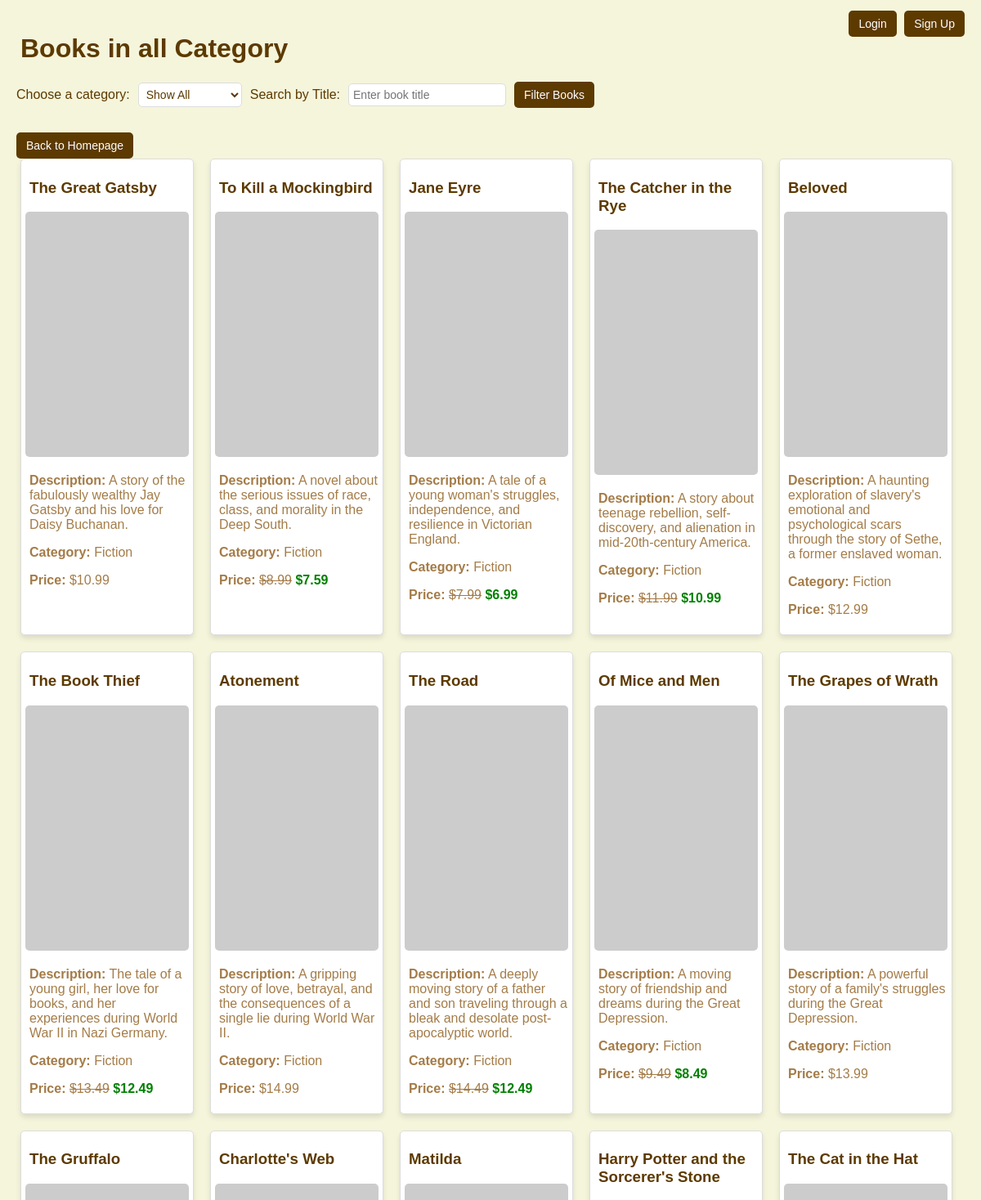
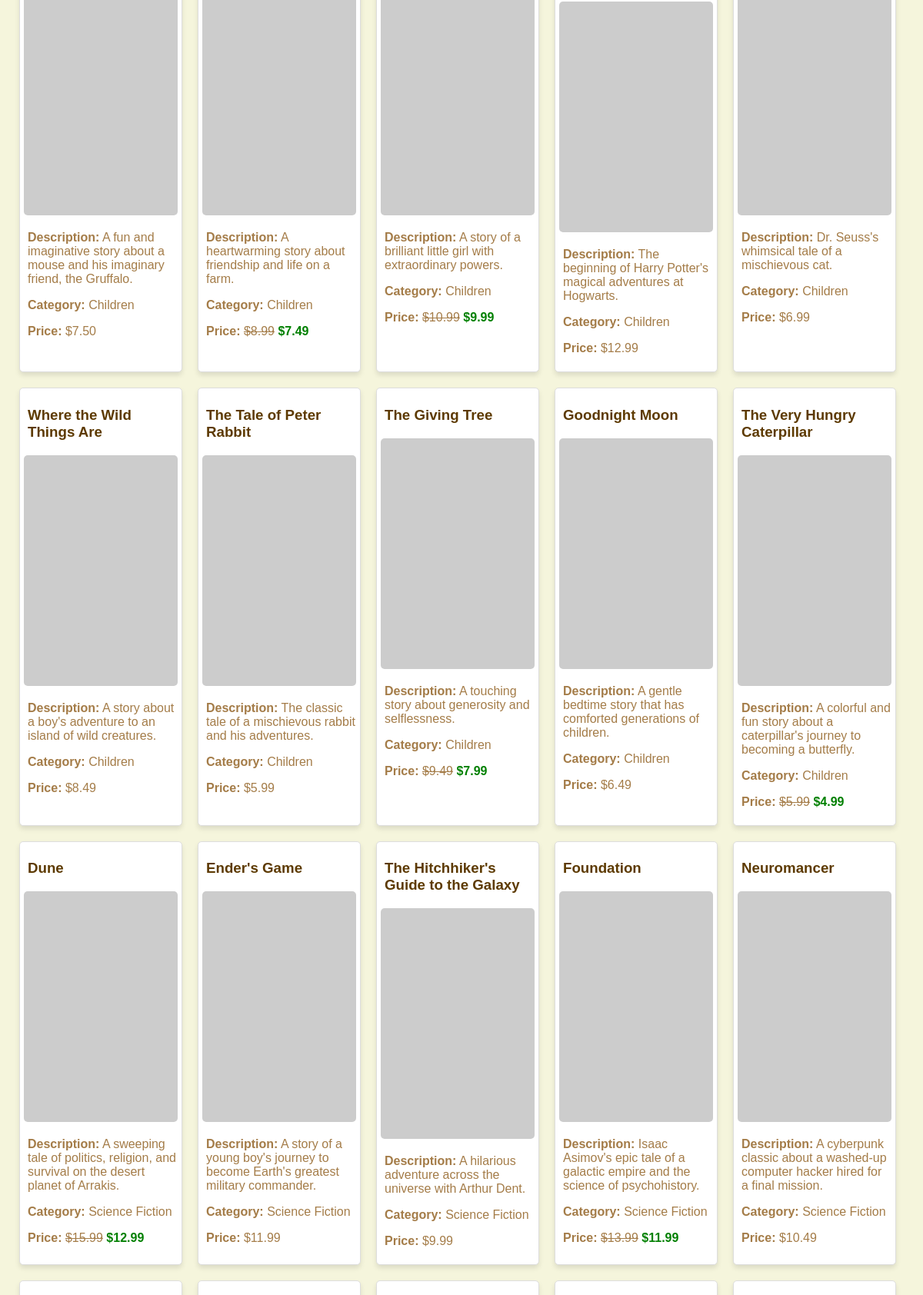
The app's page /category.php (upper part) with its own data (2 pictures, top to bottom).
### tables this page shows
CREATE TABLE `books` (
  `id` int(11) NOT NULL,
  `title` varchar(255) NOT NULL,
  `description` text DEFAULT NULL,
  `cover` varchar(255) DEFAULT NULL,
  `price` decimal(10,2) NOT NULL,
  `category` varchar(255) DEFAULT NULL,
  `discount_price` decimal(10,2) DEFAULT NULL
);

### db.php (called while the page is built, shortened)
<?php
$host = 'localhost';
$username = 'root';
$password = '';
$dbname = 'bookstore';
$conn = mysqli_connect($host, $username, $password, $dbname);
function get_all_books() {
    global $conn;
    $sql = "SELECT id, title, description, cover, price, discount_price, category FROM books";
    $result = mysqli_query($conn, $sql);
    $books = [];
    while ($row = mysqli_fetch_assoc($result)) {
        $books[] = [
            "id" => $row['id'],
            "title" => $row['title'],
            "description" => $row['description'],
            "cover" => $row['cover'],
            "price" => (float)$row['price'],
            "discount_price" => isset($row['discount_price']) ? (float)$row['discount_price'] : null,
            "category" => $row['category']
        ];
    }
    return $books;
}
function get_books_with_filters($category, $titleFilter) {
    global $conn;
    $sql = "SELECT id, title, description, cover, price, discount_price, category FROM books WHERE 1=1";
    $types = '';
    $stmt = mysqli_prepare($conn, $sql);
    mysqli_stmt_execute($stmt);
    $result = mysqli_stmt_get_result($stmt);
    $books = [];
    while ($row = mysqli_fetch_assoc($result)) {
        $books[] = [
            "id" => $row['id'],
            "title" => $row['title'],
            "description" => $row['description'],
            "cover" => $row['cover'],
            "price" => (float)$row['price'],
            "discount_price" => isset($row['discount_price']) ? (float)$row['discount_price'] : null,
            "category" => $row['category']
        ];
    }
    return $books;
}
?>

### category.php (the view, shortened to what this page needs)
<?php
require 'db.php';
$category = isset($_GET['category']) ? $_GET['category'] : 'all';
$titleFilter = isset($_GET['title']) ? $_GET['title'] : '';
$books = get_books_with_filters($category, $titleFilter);
if (isset($_SESSION['logged_in']) && $_SESSION['logged_in'] === true) {
    if (isset($_SESSION['is_admin']) && $_SESSION['is_admin']) {
        $backHomepageLink = 'logged_admin.php';
    } else {
        $backHomepageLink = 'logged.php';
    }
} else {
    $backHomepageLink = 'index.php';
}
?>
<!DOCTYPE html>
<html lang="en">
<head>
</head>
<body>
    <?php if (isset($_SESSION['logged_in']) && $_SESSION['logged_in'] === true): ?>
        <a href="logout.php" class="logout-button">Logout</a>
    <?php else: ?>
        <div class="auth-buttons">
            <a href="login.php">Login</a>
            <a href="signin.php">Sign Up</a>
        </div>
    <?php endif; ?>
    <h1>Books in <?= htmlspecialchars($category); ?> Category</h1>
    <form action="category.php" method="get">
        <label for="category">Choose a category:</label>
        <select name="category" id="category">
            <option value="all" <?= $category === 'all' ? 'selected' : ''; ?>>Show All</option>
            <?php foreach (array_unique(array_column(get_all_books(), 'category')) as $cat): ?>
                <option value="<?= htmlspecialchars($cat); ?>" <?= $category === $cat ? 'selected' : ''; ?>>
                    <?= htmlspecialchars($cat); ?>
                </option>
            <?php endforeach; ?>
        </select>
        <label for="title">Search by Title:</label>
        <input type="text" name="title" id="title" placeholder="Enter book title" value="<?= htmlspecialchars($titleFilter); ?>">
        <button type="submit">Filter Books</button>
    </form>
    <a href="<?= htmlspecialchars($backHomepageLink); ?>" class="back-button">Back to Homepage</a>
    <div class="book-list">
        <?php if (count($books) > 0): ?>
            <?php foreach ($books as $book): ?>
                <div class='book'>
                    <h3><?= htmlspecialchars($book['title']); ?></h3>
                    <img src="<?= htmlspecialchars($book['cover']); ?>" alt="<?= htmlspecialchars($book['title']); ?> Cover" />
                    <p><strong>Description:</strong> <?= htmlspecialchars($book['description']); ?></p>
                    <p><strong>Category:</strong> <?= htmlspecialchars($book['category']); ?></p>
                    <?php if (isset($book['discount_price']) && $book['discount_price'] < $book['price']): ?>
                        <p><strong>Price:</strong> <span style="text-decoration: line-through;">$<?= number_format($book['price'], 2); ?></span> <strong style="color: green;">$<?= number_format($book['discount_price'], 2); ?></strong></p>
                    <?php else: ?>
                        <p><strong>Price:</strong> $<?= number_format($book['price'], 2); ?></p>
                    <?php endif; ?>
                </div>
            <?php endforeach; ?>
        <?php else: ?>
            <p>No books found in this category.</p>
        <?php endif; ?>
    </div>
</body>
</html>

### category.php (style rules this page uses)
body { background-color: beige; font-family: Arial, sans-serif; margin: 0; padding: 20px; }
h1, h2, h3 { color: #5D3A00; margin-left: 5px; }
p, li { color: #A47C48; margin-left: 5px; }
.book-list { display: flex; flex-wrap: wrap; gap: 20px; margin-left: 5px; }
.book { border: 1px solid #ddd; padding: 5px; width: 200px; background-color: white; border-radius: 5px; box-shadow: 0 4px 6px rgba(0, 0, 0, 0.1); }
.book img { width: 100%; height: auto; border-radius: 5px; }
form { margin-bottom: 20px; display: flex; align-items: center; gap: 10px; }
label { font-size: 16px; color: #5D3A00; }
select, input[type="text"] { padding: 5px; font-size: 14px; border-radius: 5px; border: 1px solid #ddd; background-color: white; color: #5D3A00; }
button { background-color: #5D3A00; color: white; padding: 8px 12px; border: none; border-radius: 5px; font-size: 14px; cursor: pointer; }
.back-button { display: inline-block; margin-top: 10px; background-color: #5D3A00; color: white; padding: 8px 12px; border-radius: 5px; text-decoration: none; font-size: 14px; }
.logout-button, .auth-buttons { position: absolute; top: 20px; right: 20px; }
.auth-buttons a { background-color: #5D3A00; color: white; padding: 8px 12px; margin-left: 5px; text-decoration: none; border-radius: 5px; font-size: 14px; }

### records on screen
books: title "The Great Gatsby", description "A story of the fabulously wealthy Jay Gatsby and his love for Daisy Buchanan.", category "Fiction", price "10.99"
books: title "To Kill a Mockingbird", description "A novel about the serious issues of race, class, and morality in the Deep South.", category "Fiction", price "8.99", discount_price "7.59"
books: title "Jane Eyre", description "A tale of a young woman's struggles, independence, and resilience in Victorian England.", category "Fiction", price "7.99", discount_price "6.99"
books: title "The Catcher in the Rye", description "A story about teenage rebellion, self-discovery, and alienation in mid-20th-century America.", category "Fiction", price "11.99", discount_price "10.99"
books: title "Beloved", description "A haunting exploration of slavery's emotional and psychological scars through the story of Sethe, a former enslaved woman.", category "Fiction", price "12.99"
books: title "The Book Thief", description "The tale of a young girl, her love for books, and her experiences during World War II in Nazi Germany.", category "Fiction", price "13.49", discount_price "12.49"
books: title "Atonement", description "A gripping story of love, betrayal, and the consequences of a single lie during World War II.", category "Fiction", price "14.99"
books: title "The Road", description "A deeply moving story of a father and son traveling through a bleak and desolate post-apocalyptic world.", category "Fiction", price "14.49", discount_price "12.49"
books: title "Of Mice and Men", description "A moving story of friendship and dreams during the Great Depression.", category "Fiction", price "9.49", discount_price "8.49"
books: title "The Grapes of Wrath", description "A powerful story of a family's struggles during the Great Depression.", category "Fiction", price "13.99"
books: title "The Gruffalo", description "A fun and imaginative story about a mouse and his imaginary friend, the Gruffalo.", category "Children", price "7.50"
books: title "Charlotte's Web", description "A heartwarming story about friendship and life on a farm.", category "Children", price "8.99", discount_price "7.49"
books: title "Matilda", description "A story of a brilliant little girl with extraordinary powers.", category "Children", price "10.99", discount_price "9.99"
books: title "Harry Potter and the Sorcerer's Stone", description "The beginning of Harry Potter's magical adventures at Hogwarts.", category "Children", price "12.99"
books: title "The Cat in the Hat", description "Dr. Seuss's whimsical tale of a mischievous cat.", category "Children", price "6.99"
books: title "Where the Wild Things Are", description "A story about a boy's adventure to an island of wild creatures.", category "Children", price "8.49"
books: title "The Tale of Peter Rabbit", description "The classic tale of a mischievous rabbit and his adventures.", category "Children", price "5.99"
books: title "The Giving Tree", description "A touching story about generosity and selflessness.", category "Children", price "9.49", discount_price "7.99"
books: title "Goodnight Moon", description "A gentle bedtime story that has comforted generations of children.", category "Children", price "6.49"
books: title "The Very Hungry Caterpillar", description "A colorful and fun story about a caterpillar's journey to becoming a butterfly.", category "Children", price "5.99", discount_price "4.99"
books: title "Dune", description "A sweeping tale of politics, religion, and survival on the desert planet of Arrakis.", category "Science Fiction", price "15.99", discount_price "12.99"
books: title "Ender's Game", description "A story of a young boy's journey to become Earth's greatest military commander.", category "Science Fiction", price "11.99"
books: title "The Hitchhiker's Guide to the Galaxy", description "A hilarious adventure across the universe with Arthur Dent.", category "Science Fiction", price "9.99"
books: title "Foundation", description "Isaac Asimov's epic tale of a galactic empire and the science of psychohistory.", category "Science Fiction", price "13.99", discount_price "11.99"
books: title "Neuromancer", description "A cyberpunk classic about a washed-up computer hacker hired for a final mission.", category "Science Fiction", price "10.49"

### other values on screen
$category "all"
